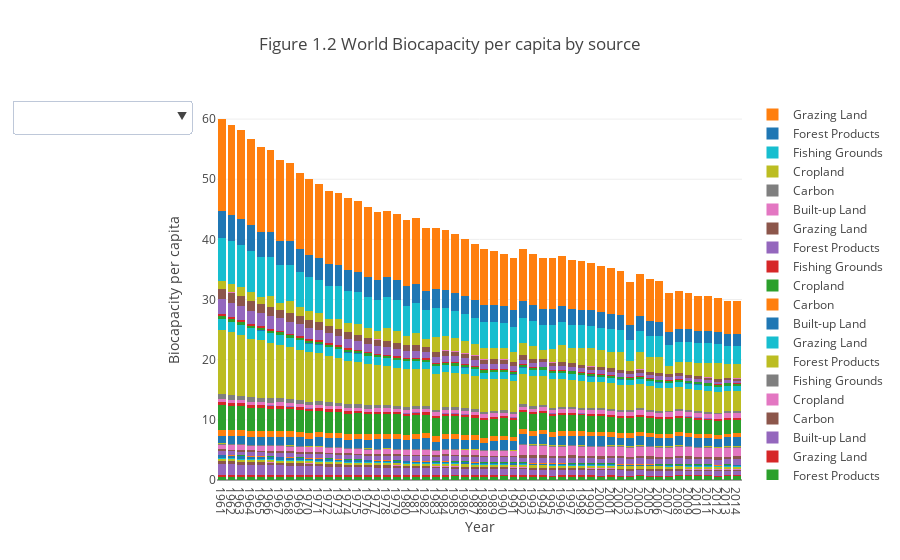

Notebook code cell kept with this figure:
### Code cell
data=[]

for continent in [bc_world_total, bc_asian_total,bc_europe_total,bc_north_america_total,bc_latin_am_total,bc_africa_total, bc_oceania_total]:
    for source in source_list:
    
        trace =go.Bar(
                    x=continent['year'],
                    y=continent[source],
                    name=source
            )
        data.append(trace)
    
T_list = [True, True,True,True,True, True]
F_list = [False, False,False, False,False, False]
button_layer_1_height = 1.12
updatemenus = list([
    dict(active=-1,
         buttons=list([   
            dict(label = 'World',
                 method = 'update',
                 args = [{'visible': T_list + F_list + F_list + F_list + F_list + F_list + F_list},
                         {'title': 'Figure 1.2 World Biocapacity per capita by source'}]),
                        #  ,'annotations': high_annotations}]),
            dict(label = 'Asian',
                 method = 'update',
                 args = [{'visible': F_list + T_list + F_list + F_list + F_list + F_list + F_list},
                         {'title': 'Figure 1.2 Asian Biocapacity per capita by source'}]),
                          #'annotations': low_annotations}]),
            dict(label = 'Europe',
                 method = 'update',
                 args = [{'visible': F_list + F_list + T_list + F_list + F_list + F_list + F_list},
                         {'title': 'Figure 1.2 Europe Biocapacity per capita by source'}]),
                          #'annotations': low_annotations}]),
            dict(label = 'North America',
                 method = 'update',
                 args = [{'visible': F_list + F_list + F_list + T_list + F_list + F_list + F_list},
                         {'title': 'Figure 1.2 North America Biocapacity per capita by source'}]),   
             dict(label = 'Latin America/Caribbean',
                 method = 'update',
                 args = [{'visible': F_list + F_list + F_list + F_list + T_list + F_list + F_list},
                         {'title': 'Figure 1.2 Latin America and the Caribbean Biocapacity per capita by source'}]),     
             dict(label = 'Africa',
                 method = 'update',
                 args = [{'visible': F_list + F_list + F_list + F_list + F_list + T_list + F_list},
                         {'title': 'Figure 1.2 Africa Biocapacity per capita by source'}]),
             dict(label = 'Oceania',
                 method = 'update',
                 args = [{'visible': F_list + F_list + F_list + F_list + F_list + F_list + T_list},
                         {'title': 'Figure 1.2 Oceania Biocapacity per capita by source'}])               
         
         ])  
        )
    ])



layout = go.Layout(title = 'Figure 1.2 World Biocapacity per capita by source',
              xaxis = dict(title = 'Year', autotick=False),
              yaxis = dict(title = 'Biocapacity per capita'),
              barmode='stack',
              showlegend=True,
              updatemenus=updatemenus)

fig = go.Figure(data=data, layout=layout)
iplot(fig, filename='grouped-bar-stacked_bc')
